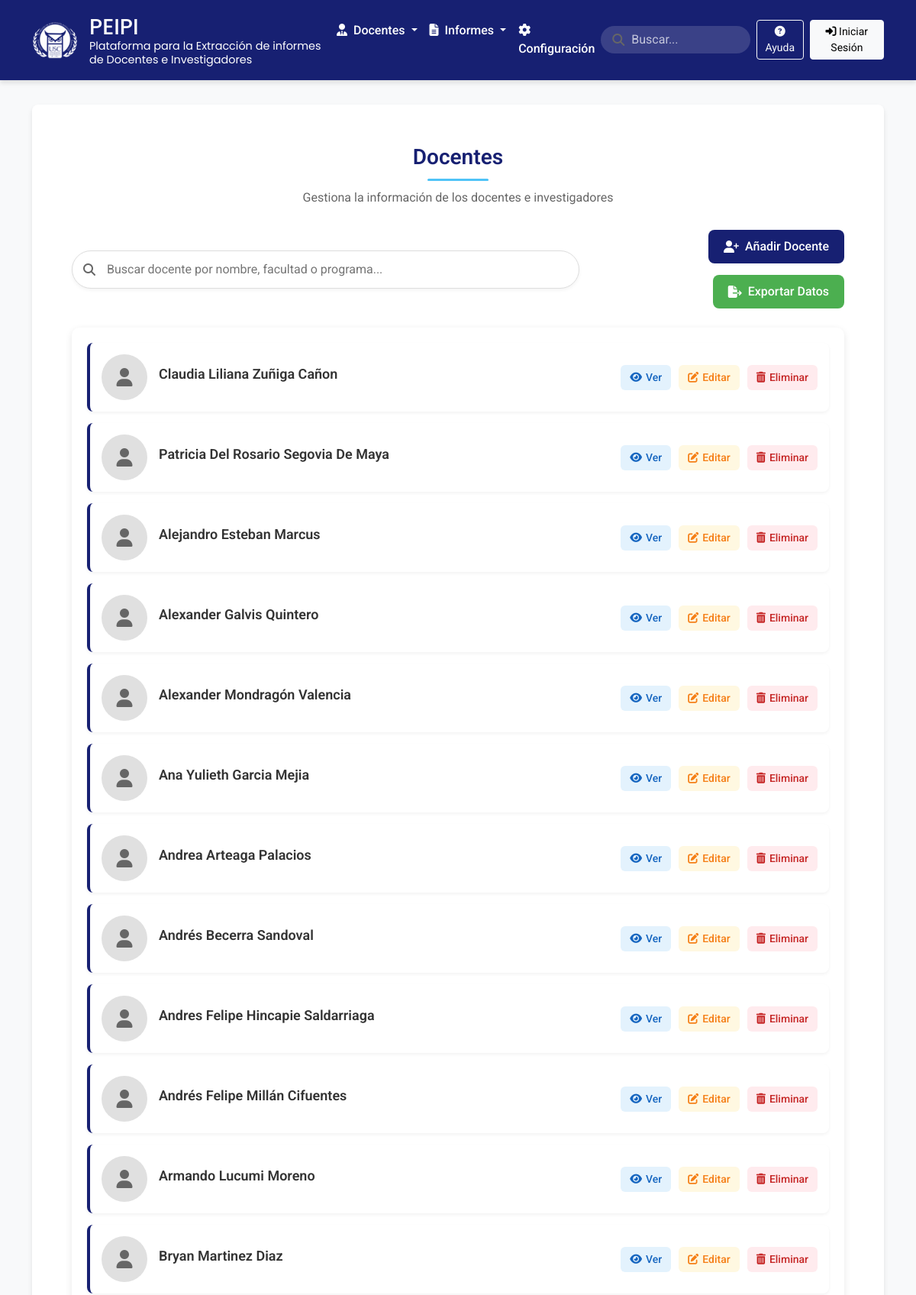
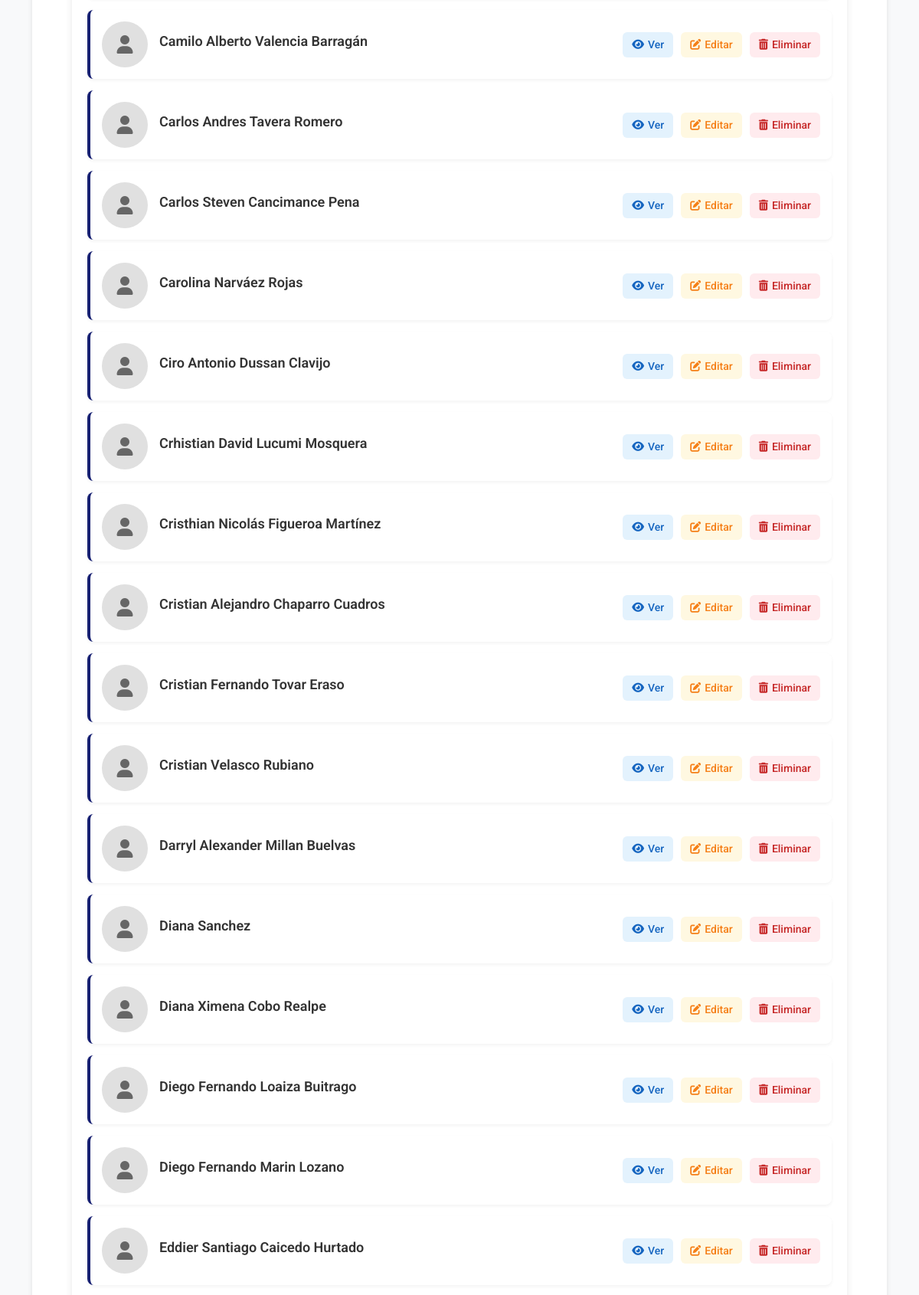
The app's page /entries/ (upper part) with its own data (2 pictures, top to bottom).
### scraping/models.py (models this page shows, shortened)
class Entry(models.Model):
    name = models.CharField(max_length=255)
    href = models.URLField()

### scraping/views.py (the view)
# urls.py: path('entries/', views.entry_list, name='entry_list'),
def entry_list(request):
    query = request.GET.get("q")
    entries = Entry.objects.filter(name__icontains=query) if query else Entry.objects.all()
    if request.headers.get('x-requested-with') == 'XMLHttpRequest':
        html = render_to_string('scraping/_entry_list_items.html', {'entries': entries})
        return JsonResponse({'html': html})
    return render(request, 'scraping/entry_list.html', {'entries': entries})

### scraping/templates/scraping/entry_list.html (shortened to what this page needs)
{% extends "base.html" %}
{% block content %}
<div class="docentes-container">
    <div class="header-section">
        <h1 class="section-title">Docentes</h1>
        <p class="section-description">Gestiona la información de los docentes e investigadores</p>
    </div>
    <div class="actions-container">
        <div class="search-container">
            <div class="search-wrapper">
                <i class="fas fa-search search-icon"></i>
                <input type="text" id="search-input" class="search-input" placeholder="Buscar docente por nombre, facultad o programa...">
            </div>
        </div>
        <div class="buttons-container">
            <a href="{% url 'entry_new' %}" class="action-button add-button">
                <i class="fas fa-user-plus"></i>
                <span>Añadir Docente</span>
            </a>
            <a href="{% url 'exportar_datos' %}" class="action-button export-button">
                <i class="fas fa-file-export"></i>
                <span>Exportar Datos</span>
            </a>
        </div>
    </div>
    <div class="results-container" id="results">
        {% include "scraping/_entry_list_items.html" %}
    </div>
</div>
{% endblock %}

### scraping/templates/scraping/_entry_list_items.html (shortened to what this page needs)
{% if entries %}
<div class="docentes-list">
    {% for entry in entries %}
    <div class="docente-item">
        <div class="docente-info">
            <div class="docente-avatar">
                {% if entry.profile_image %}
                <img src="{{ entry.profile_image.url }}" alt="{{ entry.name }}">
                {% else %}
                <div class="avatar-placeholder">
                    <i class="fas fa-user"></i>
                </div>
                {% endif %}
            </div>
            <div class="docente-details">
                <h3 class="docente-name">{{ entry.name }}</h3>
            </div>
        </div>
        <div class="docente-actions">
            <a href="{% url 'entry_detail' entry.pk %}" class="action-link view-link" title="Ver detalles">
                <i class="fas fa-eye"></i>
                <span class="action-text">Ver</span>
            </a>
            <a href="{% url 'entry_edit' entry.pk %}" class="action-link edit-link" title="Editar docente">
                <i class="fas fa-edit"></i>
                <span class="action-text">Editar</span>
            </a>
            <a href="{% url 'entry_delete' entry.pk %}" class="action-link delete-link" title="Eliminar docente">
                <i class="fas fa-trash-alt"></i>
                <span class="action-text">Eliminar</span>
            </a>
        </div>
    </div>
    {% endfor %}
</div>
{% endif %}

### scraping/estilos/custom.css (style rules this page uses)
body { margin: 0; font-family: Arial, sans-serif; }

### scraping/templates/base.html (style rules this page uses)
:root { --primary-color: #172072; --secondary-color: #3949ab; --accent-color: #4fc3f7; --light-color: #f5f5f5; --dark-color: #333; --success-color: #4caf50; --warning-color: #ff9800; --danger-color: #f44336; --text-light: #ffffff; --text-dark: #212121; --border-radius: 8px; --box-shadow: 0 4px 6px rgba(0, 0, 0, 0.1); }
body { font-family: 'Roboto', sans-serif; background-color: #f8f9fa; color: var(--text-dark); min-height: 100vh; display: flex; flex-direction: column; }
.search-icon { position: absolute; left: 15px; top: 50%; transform: translateY(-50%); color: rgba(255, 255, 255, 0.7); }

### scraping/templates/scraping/_entry_list_items.html (style rules this page uses)
.docentes-list { display: flex; flex-direction: column; gap: 15px; padding: 20px; }
.docente-item { display: flex; justify-content: space-between; align-items: center; padding: 15px; background-color: white; border-radius: 8px; box-shadow: 0 2px 4px rgba(0, 0, 0, 0.05); transition: all 0.3s ease; border-left: 4px solid var(--primary-color); flex-wrap: wrap; gap: 15px; }
.docente-info { display: flex; align-items: center; gap: 15px; flex: 1; min-width: 250px; }
.docente-avatar { width: 60px; height: 60px; border-radius: 50%; overflow: hidden; background-color: #f0f0f0; display: flex; align-items: center; justify-content: center; flex-shrink: 0; }
.avatar-placeholder { width: 100%; height: 100%; display: flex; align-items: center; justify-content: center; background-color: #e0e0e0; color: #666; }
.avatar-placeholder i { font-size: 24px; }
.docente-details { flex: 1; }
.docente-name { font-size: 18px; font-weight: 600; color: #333; margin: 0 0 5px 0; }
.docente-actions { display: flex; gap: 10px; }
.action-link { display: flex; align-items: center; justify-content: center; gap: 5px; padding: 6px 12px; border-radius: 6px; font-size: 14px; font-weight: 500; text-decoration: none; transition: all 0.2s ease; }
.view-link { background-color: #e3f2fd; color: #1565c0; }
.edit-link { background-color: #fff8e1; color: #f57f17; }
.delete-link { background-color: #ffebee; color: #c62828; }

### scraping/templates/scraping/entry_list.html (style rules this page uses)
.docentes-container { max-width: 1200px; margin: 0 auto; padding: 20px; }
.header-section { text-align: center; margin-bottom: 30px; }
.section-title { color: var(--primary-color); font-size: 28px; font-weight: 600; margin-bottom: 10px; position: relative; padding-bottom: 15px; }
.section-title::after { content: ''; position: absolute; bottom: 0; left: 50%; transform: translateX(-50%); width: 80px; height: 3px; background-color: var(--accent-color); border-radius: 3px; }
.section-description { color: #666; font-size: 16px; max-width: 600px; margin: 0 auto; }
.actions-container { display: flex; flex-direction: column; gap: 15px; margin-bottom: 25px; }
.search-container { width: 100%; }
.search-wrapper { position: relative; width: 100%; }
.search-icon { position: absolute; left: 15px; top: 50%; transform: translateY(-50%); color: #666; }
.search-input { width: 100%; padding: 12px 20px 12px 45px; border: 1px solid #ddd; border-radius: 50px; font-size: 16px; transition: all 0.3s ease; box-shadow: 0 2px 5px rgba(0, 0, 0, 0.05); }
.buttons-container { display: flex; gap: 15px; flex-wrap: wrap; }
.action-button { display: flex; align-items: center; justify-content: center; padding: 10px 20px; border-radius: 8px; font-weight: 500; text-decoration: none; transition: all 0.3s ease; flex: 1; min-width: 160px; }
.action-button i { margin-right: 8px; font-size: 16px; }
.add-button { background-color: var(--primary-color); color: white; }
.export-button { background-color: #4caf50; color: white; }
.results-container { background-color: white; border-radius: 10px; box-shadow: 0 3px 10px rgba(0, 0, 0, 0.1); overflow: hidden; position: relative; min-height: 200px; }
@media (min-width: 768px) { .actions-container { flex-direction: row; align-items: center; } }
@media (min-width: 768px) { .search-container { flex: 2; } }
@media (min-width: 768px) { .buttons-container { flex: 1; justify-content: flex-end; } }
@media (min-width: 768px) { .action-button { flex: none; } }

### records on screen
Entry: name "Claudia Liliana Zuñiga Cañon"
Entry: name "Patricia Del Rosario Segovia De Maya"
Entry: name "Alejandro Esteban Marcus"
Entry: name "Alexander Galvis Quintero"
Entry: name "Alexander Mondragón Valencia"
Entry: name "Ana Yulieth Garcia Mejia"
Entry: name "Andrea Arteaga Palacios"
Entry: name "Andrés Becerra Sandoval"
Entry: name "Andres Felipe Hincapie Saldarriaga"
Entry: name "Andrés Felipe Millán Cifuentes"
Entry: name "Armando Lucumi Moreno"
Entry: name "Bryan Martinez Diaz"
Entry: name "Camilo Alberto Valencia Barragán"
Entry: name "Carlos Andres Tavera Romero"
Entry: name "Carlos Steven Cancimance Pena"
Entry: name "Carolina Narváez Rojas"
Entry: name "Ciro Antonio Dussan Clavijo"
Entry: name "Crhistian David Lucumi Mosquera"
Entry: name "Cristhian Nicolás Figueroa Martínez"
Entry: name "Cristian Alejandro Chaparro Cuadros"
Entry: name "Cristian Fernando Tovar Eraso"
Entry: name "Cristian Velasco Rubiano"
Entry: name "Darryl Alexander Millan Buelvas"
Entry: name "Diana Sanchez"
Entry: name "Diana Ximena Cobo Realpe"
Entry: name "Diego Fernando Loaiza Buitrago"
Entry: name "Diego Fernando Marin Lozano"
Entry: name "Eddier Santiago Caicedo Hurtado"
